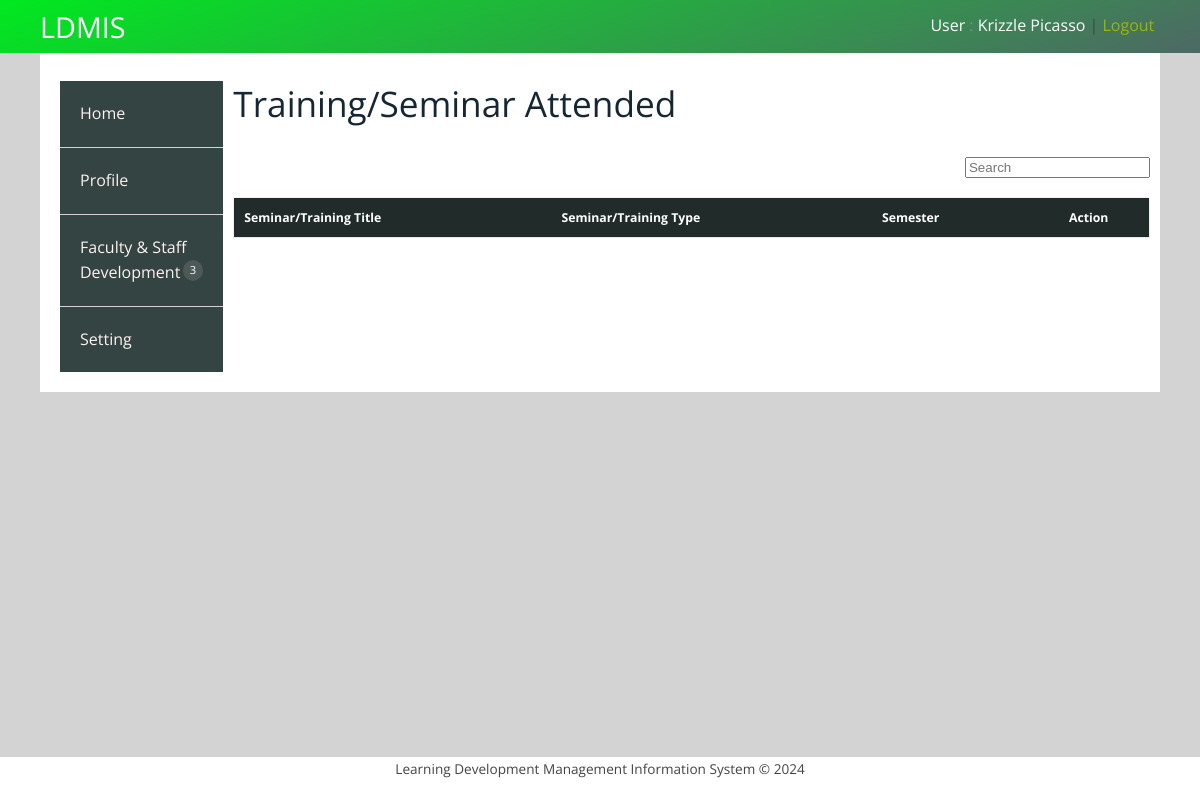
Before: /user/trainings_need_view.php (signed in) with the older database file.
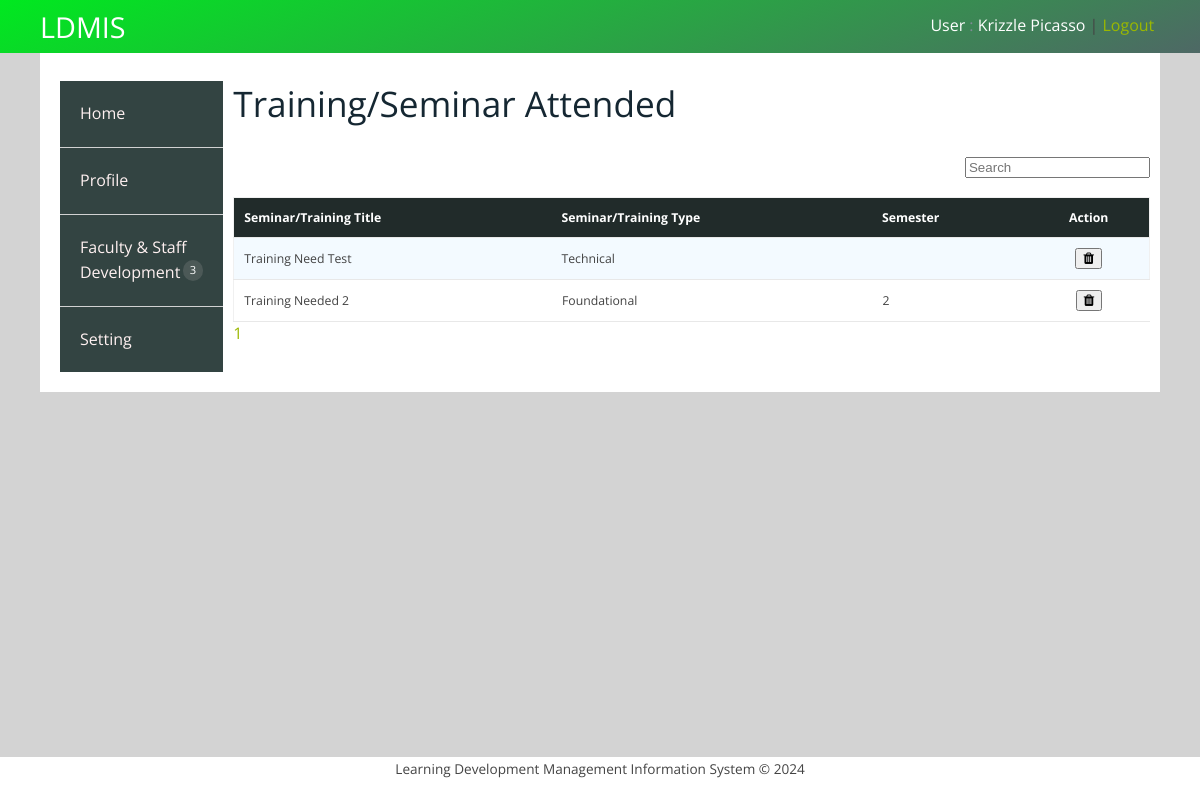
After: the same page with the newer database file.
### tables this page shows
CREATE TABLE `training_need` (
  `Detail_Id` int(11) NOT NULL,
  `EmpId` int(20) DEFAULT NULL,
  `TrainingType` text DEFAULT NULL,
  `Type_of_seminar_training` varchar(50) DEFAULT NULL,
  `Semester` varchar(2) DEFAULT NULL
);

### user/trainings_need_view.php (the view, shortened to what this page needs)
<?php include('userheader.php'); ?>
<?php
    $dbs = new database();
    $db = $dbs->connection();
    $page = "";
    $EmpId = $_SESSION['User']['EmployeeId'];
    $SearchName = isset($_GET['search']) ? $_GET['search'] : '';
    $total_query = mysqli_query($db, "SELECT COUNT(Detail_Id) as total FROM training_need WHERE EmpId = '$EmpId' AND TrainingType LIKE '%$SearchName%'");
    $total_result = mysqli_fetch_array($total_query);
    $total_records = $total_result['total'];
    $RecordeLimit = 10;
    $sql = mysqli_query($db, "SELECT * FROM training_need WHERE EmpId = '$EmpId' AND TrainingType LIKE '%$SearchName%' LIMIT $RecordeLimit");
    for ($i = 0; $i < ceil($total_records / $RecordeLimit); $i++) {
        $d = $i + 1;
        $page .= "<a href='?bn=$d'>$d</a>&nbsp &nbsp &nbsp";
    }
?>
<link rel="stylesheet" type="text/css" href="../css/table-style.css" />
<div class="validation-form">
    <div>
        <div class="w3l-table-info">
            <h2>Training/Seminar Attended</h2>
            <br>
            <div class="s-12 l-10">
                <form method="GET" action="#">
                    <input type="search-box" style="float: right;" placeholder="Search" value="<?php echo (isset($_GET['search'])) ? $_GET['search'] : ''; ?>" type="text" name="search"><br>
                </form>
                <table id="table">
                    <thead>
                        <tr>
                            <th style="text-transform: capitalize;">Seminar/Training Title</th>
                            <th style="text-transform: capitalize;">Seminar/Training Type</th>
                            <th style="text-transform: capitalize;">Semester</th>
                            <th style="text-transform: capitalize; text-align: center;">Action</th>
                        </tr>
                    </thead>
                    <tbody>
                        <?php while ($row = mysqli_fetch_assoc($sql)) { ?>
                            <tr>
                                <td><?php echo $row['TrainingType']; ?></td>
                                <td><?php echo $row['Type_of_seminar_training']; ?></td>
                                <td><?php echo $row['Semester'];?></td>
                                <td style="text-align: center;">
                                    <form method="POST" action="#">
                                        <u><button type="submit" name="delete" class="btn btn-default"><i class="fa fa-trash" title="Delete"></i></button></u>
                                    </form>
                                </td>
                            </tr>
                        <?php } ?>
                    </tbody>
                </table>
            </div>
            <div><?php echo $page; ?></div>
        </div>
    </div>
</div>
</div>
<?php include('userfooter.php'); ?>

Changed rows visible on the page:
added training_need: TrainingType "Training Need Test", Type_of_seminar_training "Technical"
added training_need: TrainingType "Training Needed 2", Type_of_seminar_training "Foundational", Semester "2"
Other visible differences:
new list line: "1"
